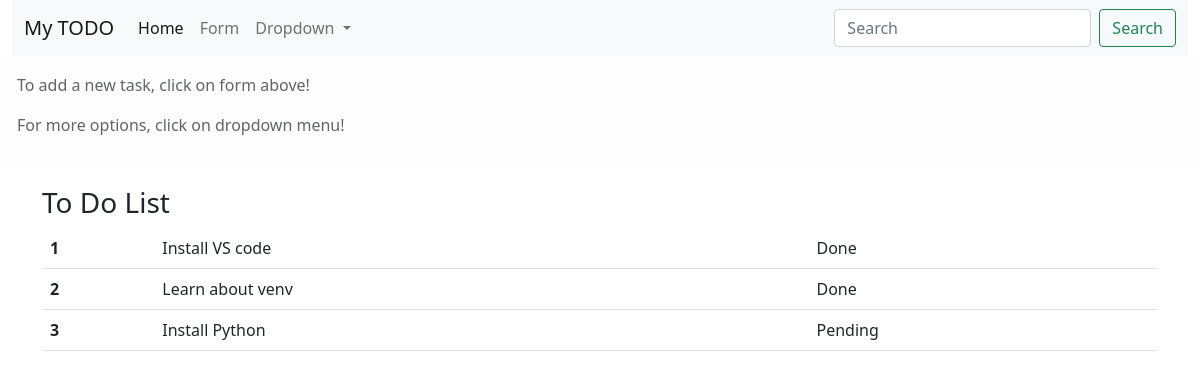
Before: / with the older database file.
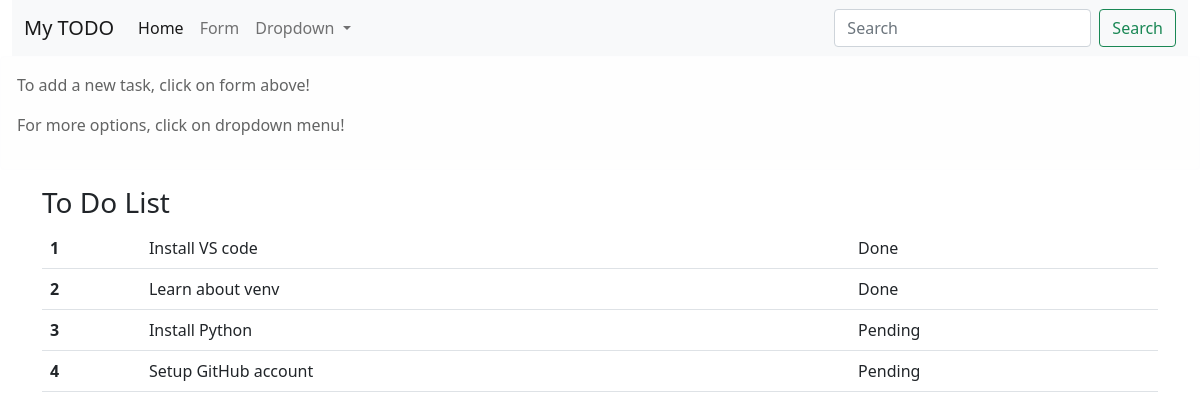
After: the same page with the newer database file.
### tables this page shows
CREATE TABLE tasks (
            id INTEGER PRIMARY KEY AUTOINCREMENT,
            task TEXT NOT NULL,
            status TEXT DEFAULT 'Pending'
        );

### app.py (the view)
@app.route("/")
def index():
    with sqlite3.connect("todo.db", timeout=10) as conn:
        cursor = conn.cursor()
        cursor.execute("SELECT * FROM tasks")
        tasks = cursor.fetchall()
    return render_template("index.html", tasks=tasks)

### templates/index.html (shortened to what this page needs)
<!doctype html>
<html lang="en">
<head>
    <link href="https://cdn.jsdelivr.net/npm/bootstrap@5.0.2/dist/css/bootstrap.min.css" rel="stylesheet"
>
</head>
<body>
    <div class="container-fluid">
        <nav class="navbar navbar-expand-lg navbar-light bg-light">
            <div class="container-fluid">
                <a class="navbar-brand" href="http://localhost:5000/">My TODO</a>
                <div class="collapse navbar-collapse" id="navbarSupportedContent">
                    <ul class="navbar-nav me-auto mb-2 mb-lg-0">
                        <li class="nav-item">
                            <a class="nav-link active" aria-current="page" href="http://localhost:5000/">Home</a>
                        </li>
                        <li class="nav-item">
                            <a class="nav-link" href="http://localhost:5000/form">Form</a>
                        </li>
                        <li class="nav-item dropdown">
                            <a class="nav-link dropdown-toggle" href="#" id="navbarDropdown" role="button"
                                data-bs-toggle="dropdown" aria-expanded="false">
                                Dropdown
                            </a>
                        </li>
                    </ul>
                    <form class="d-flex">
                        <input class="form-control me-2" type="search" placeholder="Search" aria-label="Search">
                        <button class="btn btn-outline-success" type="submit">Search</button>
                    </form>
                </div>
            </div>
        </nav>
    </div>
    <div class="alert alert-light" role="alert">
        <p>To add a new task, click on form above!</p>
        <p>For more options, click on dropdown menu!</p>
    </div>
    <div class="container">
        <h3>To Do List</h3>
        <table class="table table-hover">
            <tbody>
                {% for task in tasks %}
                <tr>
                    <th scope="row">{{ loop.index }}</th>
                    <td>{{ task[1] }}</td>
                    <td>{{ task[2] }}</td>
                </tr>
                {% endfor %}
            </tbody>
        </table>
    </div>
</body>
</html>

Changed rows visible on the page:
added tasks: task "Setup GitHub account", status "Pending"
